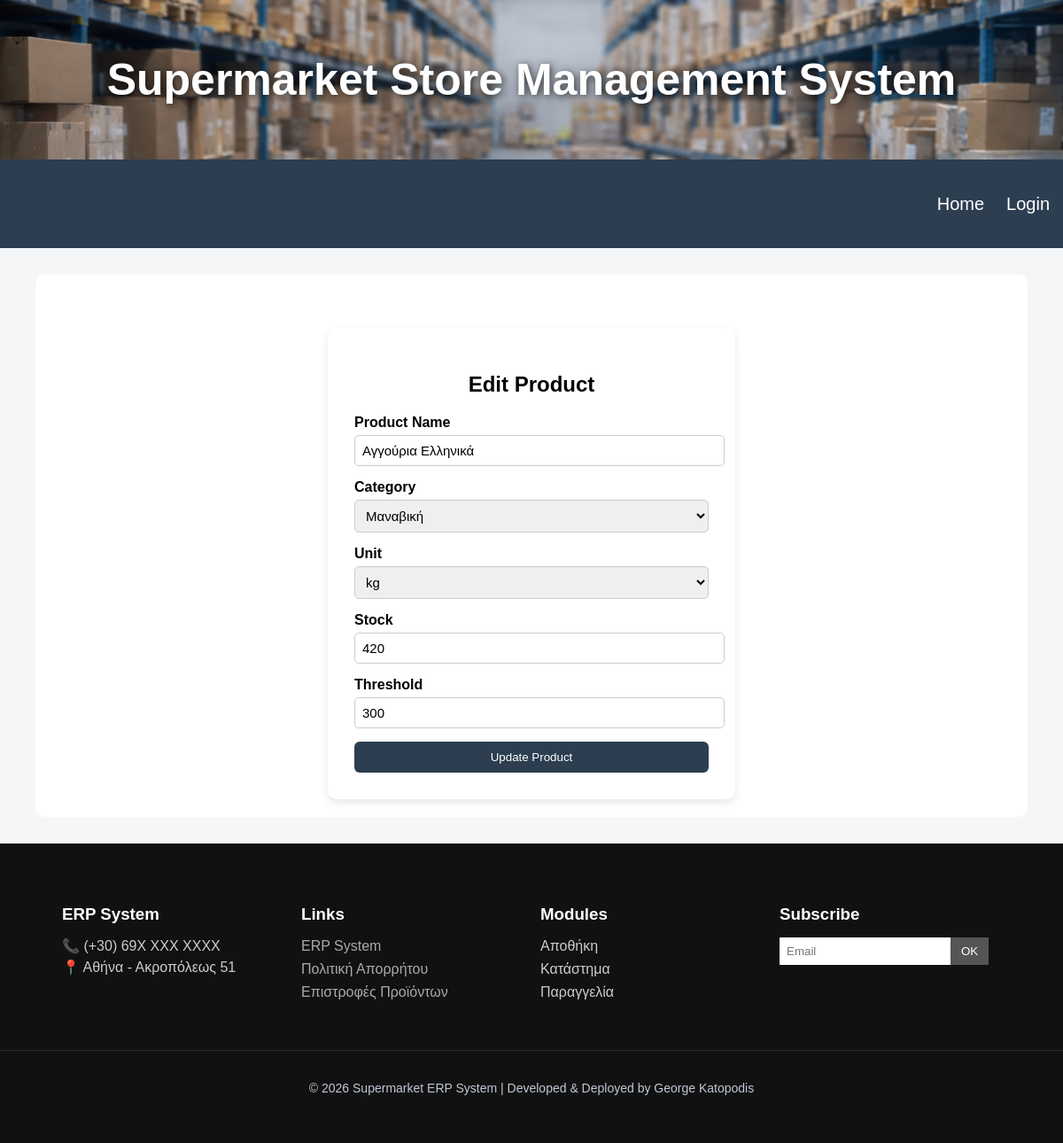
Page /edit_product/2 on the committed database.
### tables this page shows
CREATE TABLE products (
    product_id INTEGER PRIMARY KEY AUTOINCREMENT,
    product_name VARCHAR(100) NOT NULL,
    product_category VARCHAR(50) NOT NULL,
    product_price REAL NOT NULL
, product_unit TEXT, is_active INTEGER DEFAULT 1, threshold INTEGER DEFAULT 0);

CREATE TABLE warehouse_stock (
    warehouse_stock_id INTEGER PRIMARY KEY AUTOINCREMENT,
    product_id INTEGER NOT NULL,
    quantity INTEGER NOT NULL,
    FOREIGN KEY (product_id) REFERENCES products(product_id)
);

### app.py (the view, shortened to what this page needs)
@app.route("/edit_product/<int:product_id>", methods=["GET", "POST"])
def edit_product(product_id):
    conn = get_db_connection()
    product = conn.execute("""
        SELECT p.*, w.quantity
        FROM products p
        JOIN warehouse_stock w ON p.product_id = w.product_id
        WHERE p.product_id=?
    """, (product_id,)).fetchone()
    conn.close()
    return render_template("edit_product.html", product=product)

### app.py (called while the page is built)
def get_db_connection():
    connection = sqlite3.connect(DATABASE_PATH)
    connection.row_factory = sqlite3.Row
    return connection

### templates/edit_product.html (shortened to what this page needs)
{% extends "base.html" %}
{% block extra_css %}
    <link rel="stylesheet" href="{{ url_for('static', filename='forms.css') }}">
{% endblock %}
{% block content %}
<div class="form-container">
    <div class="form-box">
        <h2>Edit Product</h2>
        <form method="post">
            <div class="form-group">
                <label>Product Name</label>
                <input type="text" name="product_name" value="{{ product['product_name'] }}">
            </div>
            <div class="form-group">
                <label>Category</label>
                <select name="category">
                    <option value="Μαναβική" {% if product['product_category']=="Μαναβική" %}selected{% endif %}>Μαναβική</option>
                </select>
            </div>
            <div class="form-group">
                <label>Unit</label>
                <select name="unit">
                    <option value="kg" {% if product['product_unit']=="kg" %}selected{% endif %}>kg</option>
                </select>
            </div>
            <div class="form-group">
                <label>Stock</label>
                <input type="number" name="quantity" value="{{ product['quantity'] }}">
            </div>
            <div class="form-group">
                <label>Threshold</label>
                <input type="number" name="threshold" value="{{ product['threshold'] }}">
            </div>
            <button type="submit" class="btn">Update Product</button>
        </form>
    </div>
</div>
{% endblock %}

### static/style.css (style rules this page uses)
body { font-family: 'Gill Sans', 'Gill Sans MT', Calibri, 'Trebuchet MS', sans-serif; margin: 0; background-color: #f4f6f8; min-height: 100vh; display: flex; flex-direction: column; }

### static/admin.css (style rules this page uses)
.form-group { margin-bottom: 20px; }
.form-group input, .form-group select { width: 100%; padding: 12px; border-radius: 8px; border: 1px solid #ccc; font-size: 15px; }

### static/forms.css (style rules this page uses)
.form-container { display: flex; justify-content: center; align-items: center; margin-top: 40px; }
.form-box { background: white; padding: 30px; border-radius: 10px; width: 400px; box-shadow: 0 4px 10px rgba(0,0,0,0.1); }
.form-box h2 { text-align: center; margin-bottom: 20px; }
.form-group { margin-bottom: 15px; }
.form-group label { display: block; margin-bottom: 5px; font-weight: bold; }
.form-group input, .form-group select { width: 100%; padding: 8px; border-radius: 5px; border: 1px solid #ccc; }
.btn { width: 100%; padding: 10px; background-color: #2c3e50; color: white; border: none; border-radius: 6px; cursor: pointer; }

### rows in the picture
products: product_name "Αγγούρια Ελληνικά", category "Μαναβική", unit "kg", threshold "300"
warehouse_stock: quantity "420"
